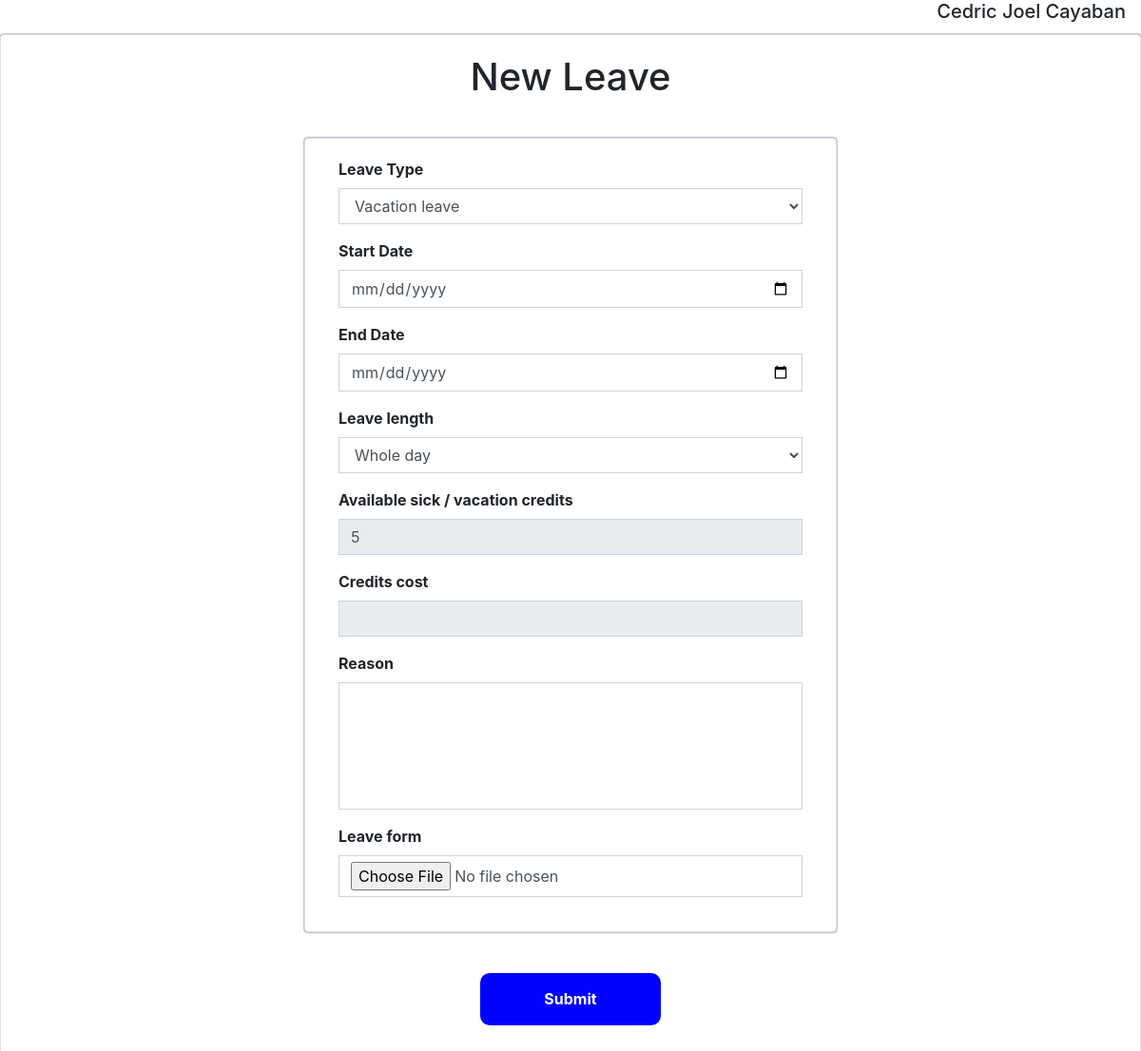
The page /user/new_request.php (signed in) on the database as committed earlier.
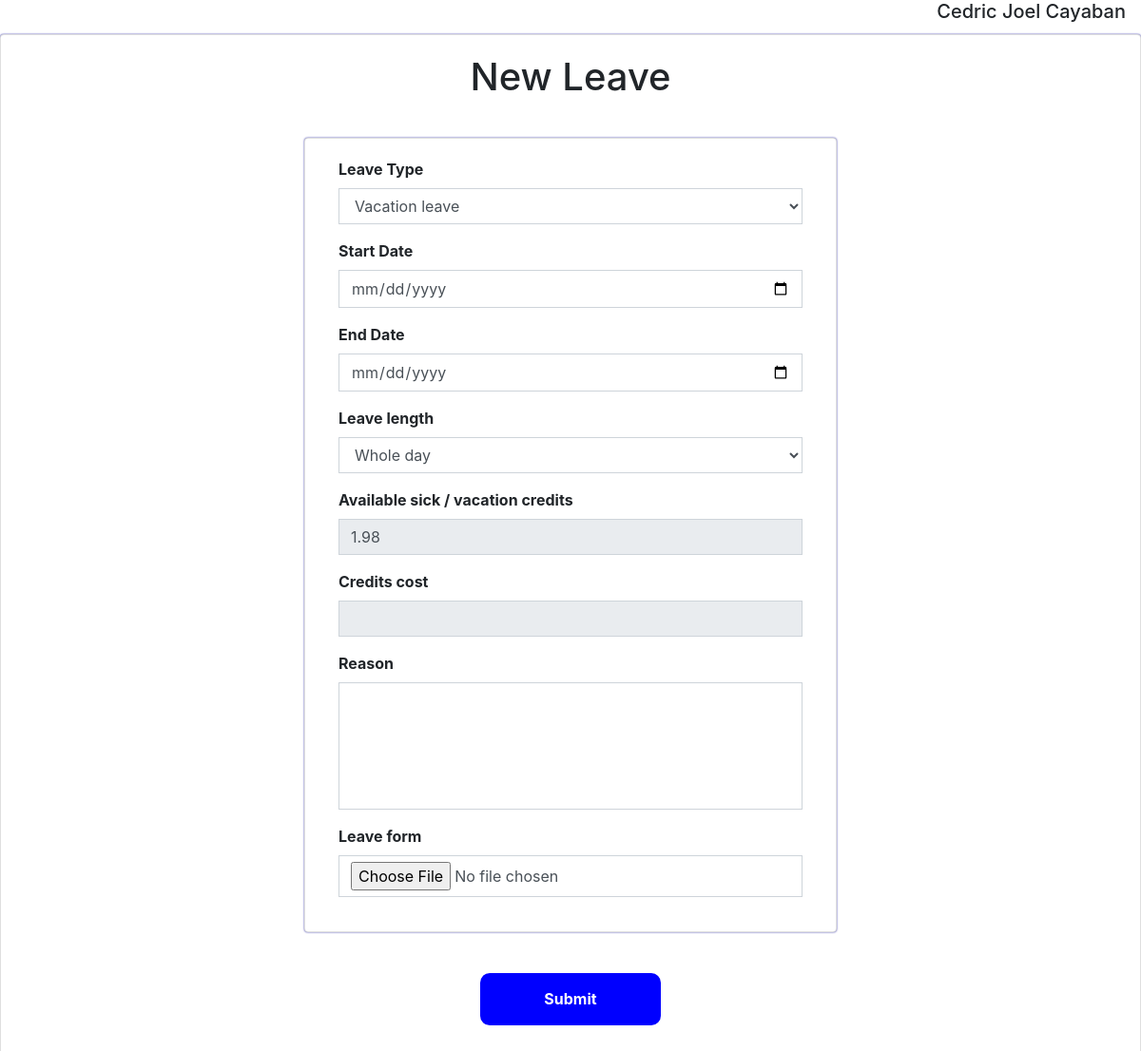
The same page on the database as committed later.
### tables this page shows
CREATE TABLE `employee` (
  `employee_id` varchar(20) NOT NULL,
  `username` varchar(50) NOT NULL,
  `password` varchar(50) NOT NULL,
  `acc_status` varchar(50) NOT NULL,
  `fname` varchar(25) NOT NULL,
  `mname` varchar(255) NOT NULL,
  `lname` varchar(20) NOT NULL,
  `sick_credits` float DEFAULT NULL,
  `vacation_credits` float DEFAULT NULL,
  `birthdate` date NOT NULL,
  `contact` bigint(11) NOT NULL,
  `date_hired` date DEFAULT NULL,
  `address` varchar(100) NOT NULL,
  `department` int(11) NOT NULL,
  `employee_type` int(11) NOT NULL,
  `working_status` int(11) DEFAULT NULL,
  `academic_rank` int(11) DEFAULT NULL,
  `designation` int(11) DEFAULT NULL
);

### config.php (called while the page is built, shortened)
<?php
    $con = new mysqli('localhost', 'root', '', 'leave_system');
    $leaveTypeSql = $con -> query("SELECT * FROM leave_type");
?>

### user/new_request.php (the view, shortened to what the changed rows need)
<?php
    require('../config.php');
?>
<!DOCTYPE html>
<html lang="en">
<head>
    <link rel="stylesheet" href="../css/register.css?ver=0011">
    <link href="//maxcdn.bootstrapcdn.com/bootstrap/4.0.0/css/bootstrap.min.css" rel="stylesheet" id="bootstrap-css">
</head>
<body>
    <?php
        if(isset($_SESSION['employee_id'])){
            $employeeId = $_SESSION['employee_id'];
        }
        $infoSql = $con->query("SELECT *
            FROM employee
            LEFT JOIN leave_type ON employee.employee_type = leave_type.type_id
            LEFT JOIN employee_type ON employee.employee_type = employee_type.type_id
            LEFT JOIN academic_rank ON employee.academic_rank = academic_rank.rank_id
            LEFT JOIN designation ON employee.designation = designation.designation_id
            LEFT JOIN department ON employee.department = department.dept_id
            WHERE employee.employee_id = '$employeeId'
        ");
        while($employee = $infoSql->fetch_assoc()){
    ?>
                    <div class="infos d-flex justify-content-between mb-1 mx-3">
                <h5><?=$employee['fname'] . " " . $employee['lname']?></h5>
            </div>
     <div class="card">
        <div class="card-body">
            <div class="header">
                <h1>New Leave</h1>
            </div>
        <div class="card-container">
            <div class="card card-outline card-primary">
                <div class="card-body">
                    <div class="container-fluid">
                        <form action="" id="manage-user" enctype="multipart/form-data">
                            <div class="row">
                                <div class="col m-auto">
                                    <div class="form-group">
                                        <label for="leave_type">Leave Type</label>
                                        <select name="leave_type" id="leave_type" class="form-control select2bs4 select2 rounded-0" onchange="computeCredit()">
                                            <?php
                                                while($leaveType = $leaveTypeSql->fetch_assoc()){
                                            ?>
                                            <option value="<?=$leaveType['type_id'] ?>"><?=$leaveType['leave_name']?></option>
                                            <?php } ?>
                                        </select>
                                    </div>
                                    <div class="form-group">
                                        <label for="date">Start Date</label>
                                        <input type="date" name="endDate" id="start_Date" class="form-control rounded-0">
                                    </div>
                                    <div class="form-group">
                                        <label for="date">End Date</label>
                                        <input type="date" name="endDate" id="end_Date" class="form-control rounded-0" onchange="computeCredit()">
                                    </div>
                                    <div class="form-group">
                                        <label for="rank">Leave length</label>
                                        <select name="leave_length" id="leave_length" class="form-control select2bs4 select2 rounded-0" onchange="computeCredit()">
                                            <option value="whole">Whole day</option>
                                        </select>
                                    </div>
                                    <div class="form-group">
                                        <label for="cost">Available sick / vacation credits</label>
                                        <input type="number" disabled name="avail_credits" id="avail_credits" class="form-control rounded-0">
                                    </div>
                                    <div class="form-group">
                                        <label for="cost">Credits cost</label>
                                        <input type="number" disabled name="cost" id="cost" class="form-control rounded-0" value="">
                                    </div>
                                    <div class="form-group">
                                        <label for="reason">Reason</label>
                                        <textarea rows="5" name="reason" id="reason" class="form-control rounded-0" style="resize:none !important"></textarea>
                                    </div>
                                    <div class="form-group">
                                        <label for="reason">Leave form</label>
                                        <input type="file" name="cost" id="leave_form" class="form-control rounded-0" value="">
                                    </div>
                                </div>
                            </div>
                        </form>
                    </div>
                </div>
            </div>
        </div>
    <?php } ?>
</body>
</html>

Rows that differ between the two databases and show on the page:
changed employee "Cedric Joel": avail_credits "5" → "1.98"
